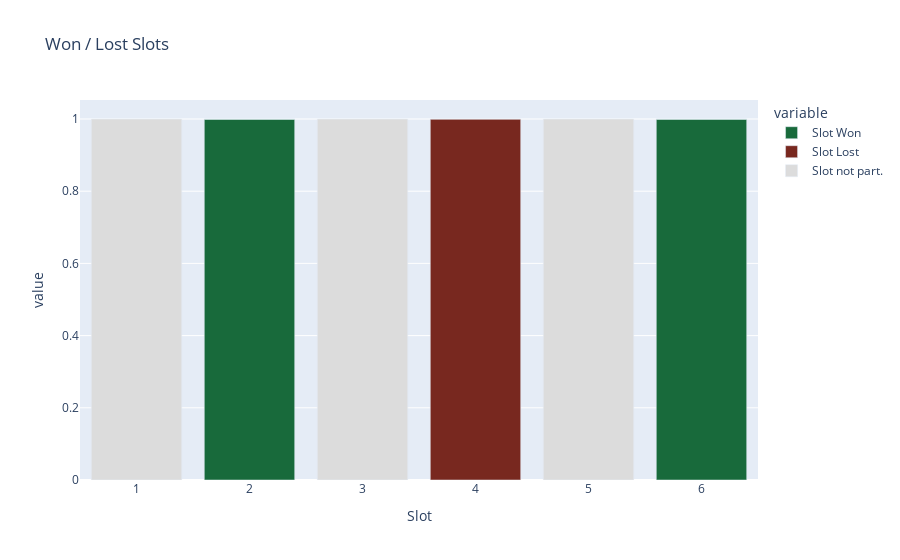

The cell this chart's notebook holds for it:
### Code cell
import pandas as pd 
import plotly.express as px

def list_generator(list_true): 
    
    list_false = [None,None,None,None,None,None]
    list_none = [None,None,None,None,None,None]
    
    for slot in range(6):
        if list_true[slot] == 1:
            list_false[slot] = 0
            list_none[slot] = 0
        elif list_true[slot] == 0:
            list_false[slot] = 0
            list_true[slot]  = 0
            list_none[slot] = 1
        elif list_true[slot] == -1:
            list_false[slot] = 1
            list_none[slot] = 0
            list_true[slot] = 0
            
    return list_true, list_false, list_none

# Render Won / Lost Slots 
slots_won = [0,1,0,-1,0,1]

slots_won, slots_lost, slots_not_participated = list_generator(slots_won)

won_data = {'Slot Won': slots_won, 'Slot Lost': slots_lost, 'Slot not part.': slots_not_participated}
won_df = pd.DataFrame(data=won_data, index=[1, 2, 3, 4, 5, 6])
slots_won_plot = px.bar(won_df,  x= won_df.index, y=['Slot Won', 'Slot Lost', 'Slot not part.'], color_discrete_sequence=[ "#186A3B", "#78281F", "gainsboro"] , labels={"index": "Slot"}, title="Won / Lost Slots")
slots_won_plot

### Figure 1 — Plotly figure (JSON) as saved in the notebook; plotly's stock layout.template omitted (floating-point values rounded to 4 significant figures)
{"data": [{"alignmentgroup": "True", "hovertemplate": "variable=Slot Won<br>Slot=%{x}<br>value=%{y}<extra></extra>", "legendgroup": "Slot Won", "marker": {"color": "#186A3B", "pattern": {"shape": ""}}, "name": "Slot Won", "offsetgroup": "Slot Won", "orientation": "v", "showlegend": true, "textposition": "auto", "type": "bar", "x": [1, 2, 3, 4, 5, 6], "xaxis": "x", "y": [0, 1, 0, 0, 0, 1], "yaxis": "y"}, {"alignmentgroup": "True", "hovertemplate": "variable=Slot Lost<br>Slot=%{x}<br>value=%{y}<extra></extra>", "legendgroup": "Slot Lost", "marker": {"color": "#78281F", "pattern": {"shape": ""}}, "name": "Slot Lost", "offsetgroup": "Slot Lost", "orientation": "v", "showlegend": true, "textposition": "auto", "type": "bar", "x": [1, 2, 3, 4, 5, 6], "xaxis": "x", "y": [0, 0, 0, 1, 0, 0], "yaxis": "y"}, {"alignmentgroup": "True", "hovertemplate": "variable=Slot not part.<br>Slot=%{x}<br>value=%{y}<extra></extra>", "legendgroup": "Slot not part.", "marker": {"color": "gainsboro", "pattern": {"shape": ""}}, "name": "Slot not part.", "offsetgroup": "Slot not part.", "orientation": "v", "showlegend": true, "textposition": "auto", "type": "bar", "x": [1, 2, 3, 4, 5, 6], "xaxis": "x", "y": [1, 0, 1, 0, 1, 0], "yaxis": "y"}], "layout": {"autosize": true, "barmode": "relative", "legend": {"title": {"text": "variable"}, "tracegroupgap": 0}, "title": {"text": "Won / Lost Slots"}, "xaxis": {"anchor": "y", "autorange": true, "domain": [0, 1], "range": [0.5, 6.5], "title": {"text": "Slot"}, "type": "linear"}, "yaxis": {"anchor": "x", "autorange": true, "domain": [0, 1], "range": [0, 1.053], "title": {"text": "value"}, "type": "linear"}}}
